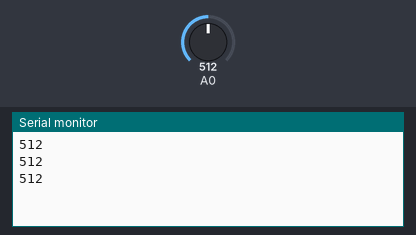
Simulated run of this sketch. Board: Arduino Uno, built with avr-gcc and run on an emulated ATmega328P. Shown: the last lines printed to the serial monitor. The inputs (shaded band) are chosen by the test bench; at power-on: A0 = 512.

Above: at 1.3 s.
1.4 s: A0 set to 716
At 1.9 s:
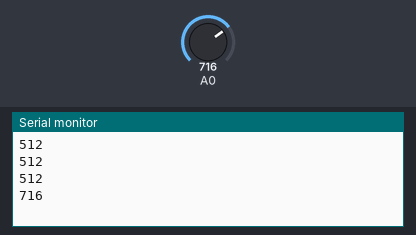
2.9 s: A0 set to 900
At 3.3 s:
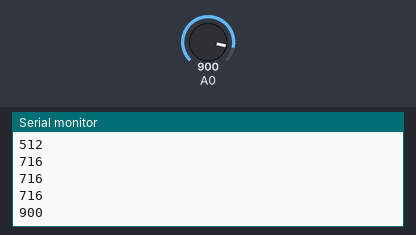
Timing chart, 0 to 5.9 s (numbered marks = the images above; inputs shaded):
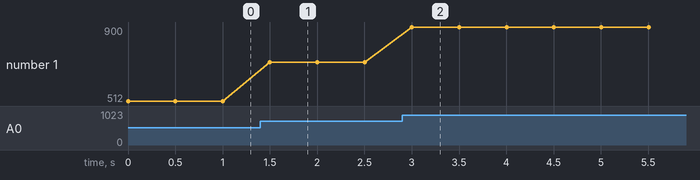

The sketch:

analogread.ino
```cpp
void setup() {
  Serial.begin(9600);
  pinMode(A0, INPUT);
}

void loop() {
  int temp = analogRead(A0);
  Serial.println(temp);
  delay(500);
}
```

Measured:
- after the input at 1.4 s, the serial monitor: prints a new line after 0.10 s (image 1)
- after the input at 2.9 s, the serial monitor: prints a new line after 0.10 s (image 2)
- plotted number 1: 512 → 716 after the input at 1.4 s, 716 → 900 after the input at 2.9 s
